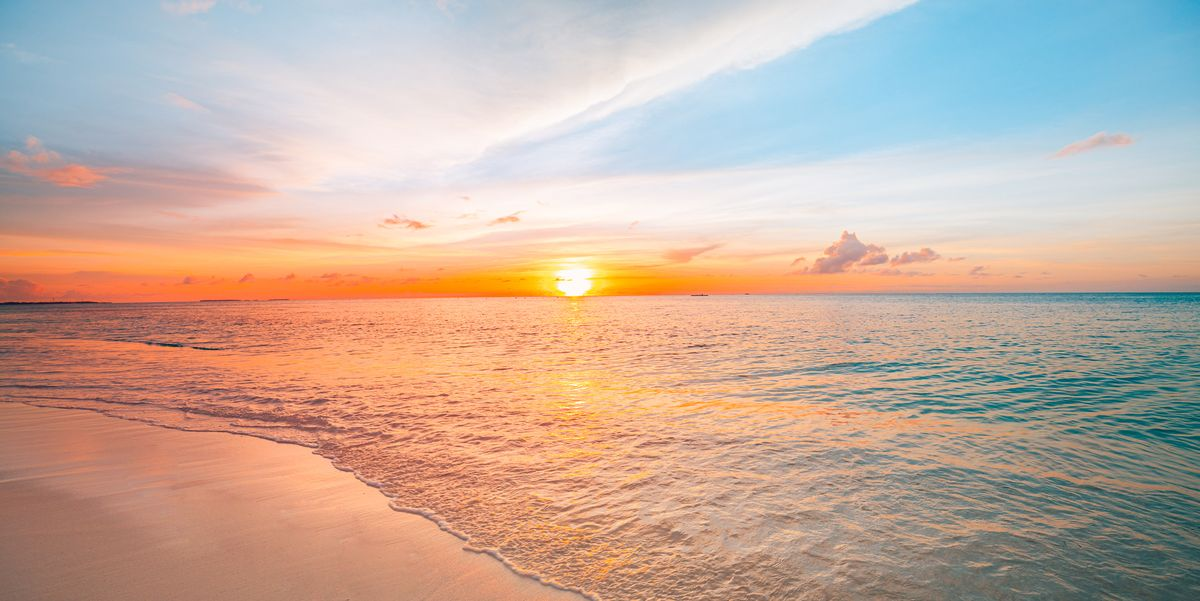
#> input picture codes/hist/images/sunset.jpg, 1200 x 601 px
$ python color_histograms.py
#> lines starting #> are read from the running program, lines starting #| are printed output that depends on the picture
import cv2
import numpy as np
import matplotlib.pyplot as plt

# Load color image
img = cv2.imread('./images/sunset.jpg')
#> img is the input picture: shape (601, 1200, 3); mean B, G, R 158.3, 172.7, 196.5

# Split image into three color channels
b,g,r = cv2.split(img)
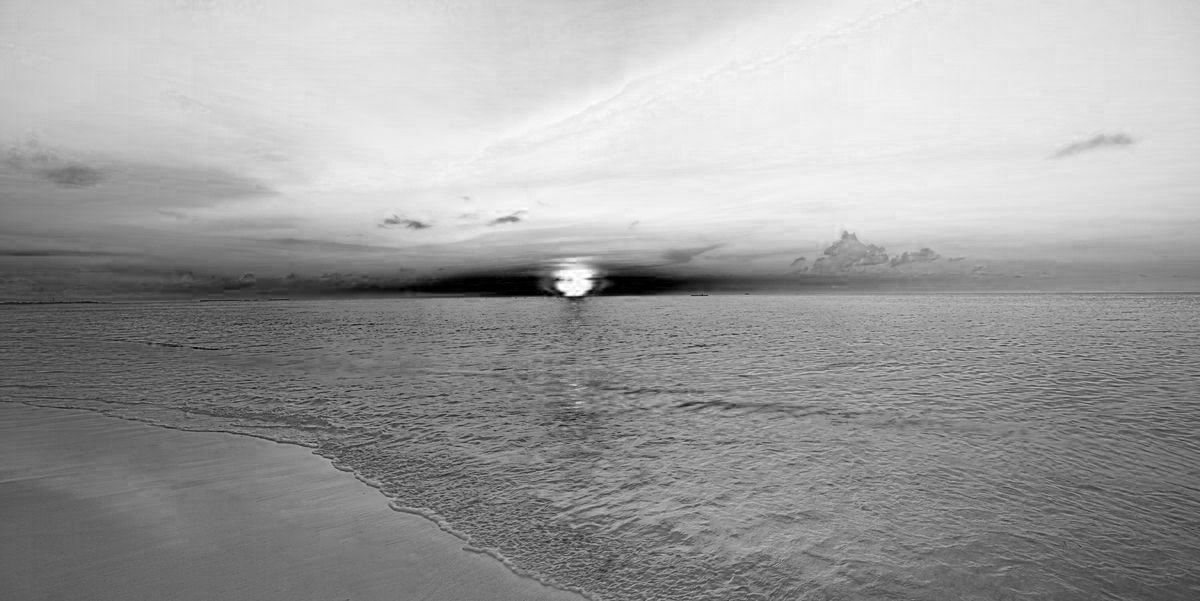
#> b: shape (601, 1200); min 0, max 255, mean 158.3
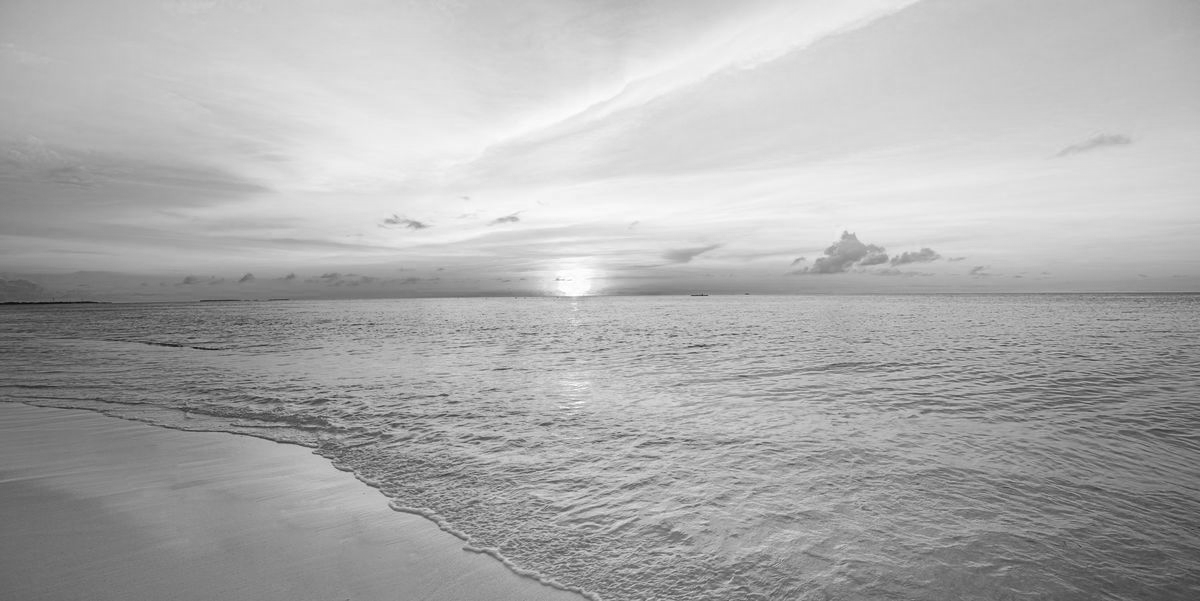
#> g: shape (601, 1200); min 5, max 255, mean 172.7
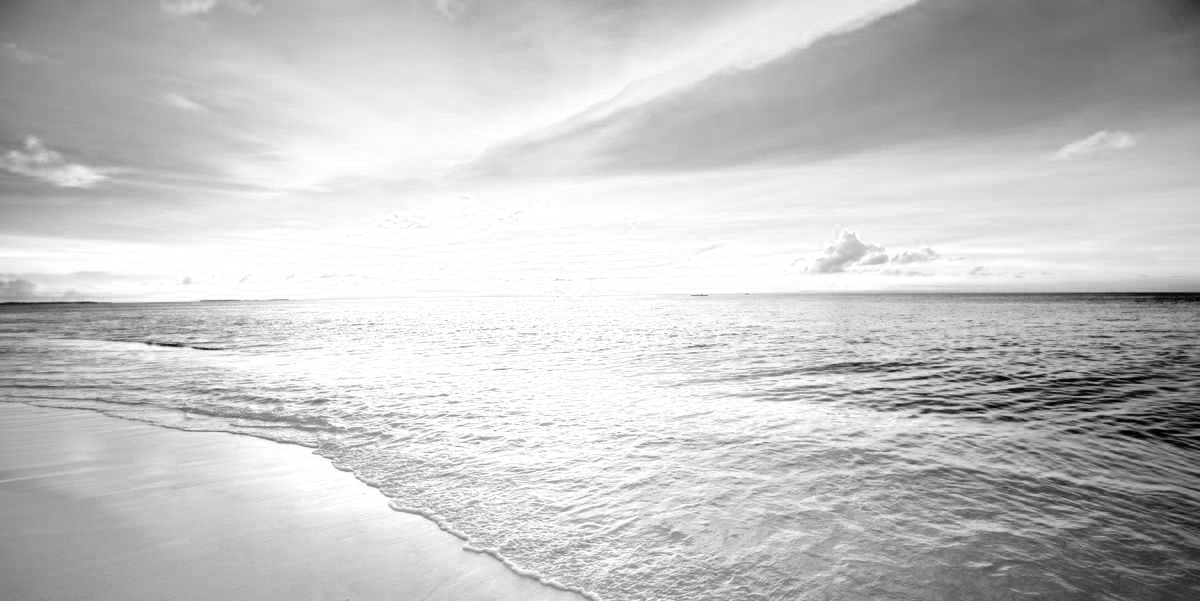
#> r: shape (601, 1200); min 0, max 255, mean 196.5

# Calculate histograms for each color channel
hist_r = cv2.calcHist([r],[0],None,[256],[0,256])
#> hist_r = 256 values, max 49330 at index 255, min 30 at index 1, mean 2817.2
hist_g = cv2.calcHist([g],[0],None,[256],[0,256])
#> hist_g = 256 values, max 8397 at index 217, min 0 at index 0, mean 2817.2
hist_b = cv2.calcHist([b],[0],None,[256],[0,256])
#> hist_b = 256 values, max 11864 at index 238, min 19 at index 252, mean 2817.2

# Plot color image and histograms in one figure
fig, axs = plt.subplots(nrows=2, ncols=2, figsize=(10,10))
plt.gray()

axs[0,0].imshow(img[:,:,::-1])
axs[0,0].set_title('Color Image')

axs[0,1].plot(hist_r, color='r')
axs[0,1].set_title('Red Channel Histogram')

axs[1,0].plot(hist_g, color='g')
axs[1,0].set_title('Green Channel Histogram')

axs[1,1].plot(hist_b, color='b')
axs[1,1].set_title('Blue Channel Histogram')

plt.tight_layout()
plt.show()
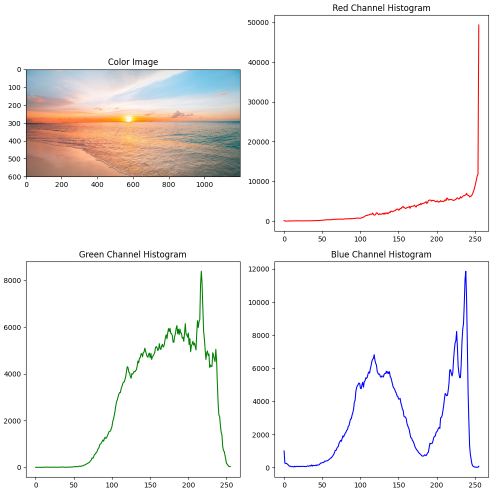
#> figure drawn by matplotlib, 4 panels; panel 2: curve peaks at x = 255, y = 49330; panel 3: curve peaks at x = 217, y = 8397; panel 4: curve peaks at x = 238, y = 11864

$ run again, with codes/hist/images/bright.jpeg copied over codes/hist/images/sunset.jpg
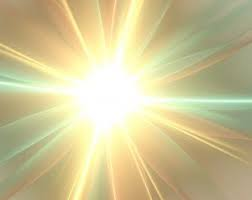
#> input picture codes/hist/images/bright.jpeg, 252 x 200 px
#> img is the input picture: shape (200, 252, 3); mean B, G, R 150, 196.6, 205.9
#> `b,g,r = cv2.split(img)`:
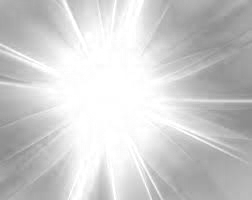
#> r: shape (200, 252); min 138, max 255, mean 205.9
#> hist_r = 256 values, max 5001 at index 255, min 0 at index 0, mean 196.9
#> hist_g = 256 values, max 3383 at index 255, min 0 at index 0, mean 196.9
#> hist_b = 256 values, max 1408 at index 255, min 0 at index 0, mean 196.9
#> `plt.show()`:
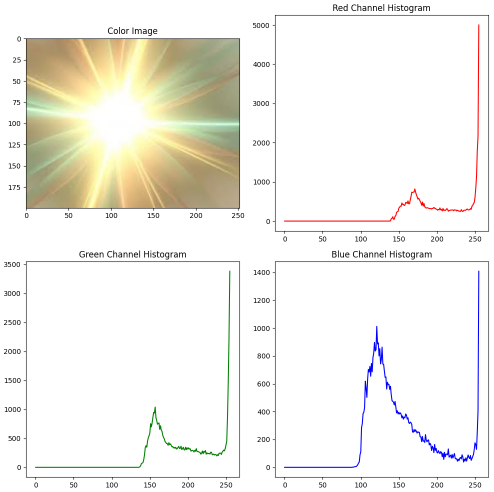
#> figure drawn by matplotlib, 4 panels; panel 2: curve peaks at x = 255, y = 5001; panel 3: curve peaks at x = 255, y = 3383; panel 4: curve peaks at x = 255, y = 1408
